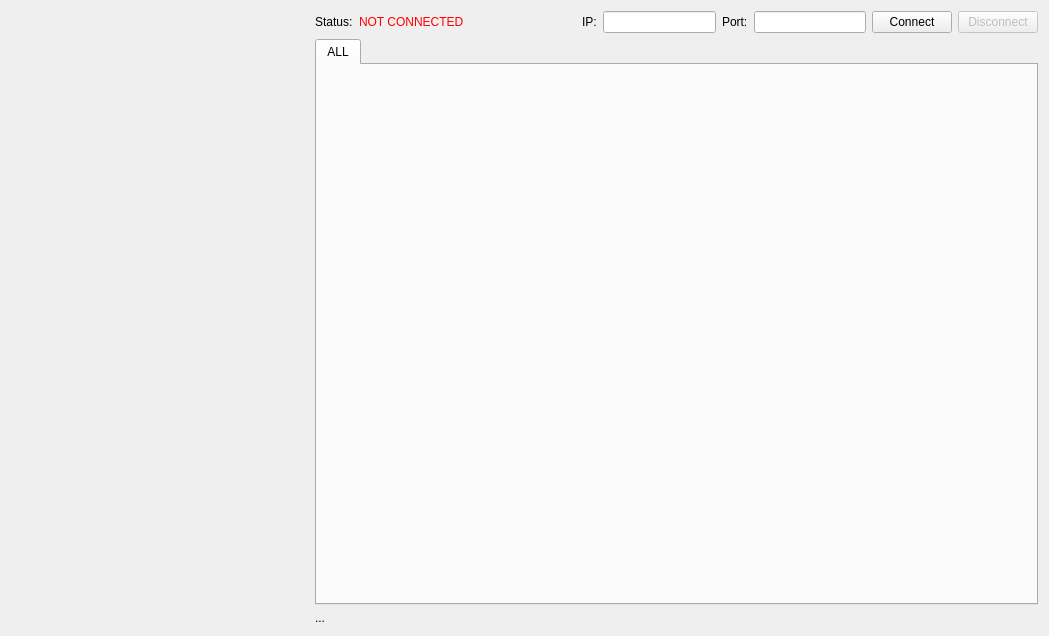
<?xml version="1.0" encoding="UTF-8"?>
<ui version="4.0">
 <class>HVpsuWidget</class>
 <widget class="QWidget" name="HVpsuWidget">
  <property name="geometry">
   <rect>
    <x>0</x>
    <y>0</y>
    <width>1049</width>
    <height>636</height>
   </rect>
  </property>
  <property name="windowTitle">
   <string>Form</string>
  </property>
  <layout class="QHBoxLayout" name="horizontalLayout">
   <item>
    <widget class="QLabel" name="HVGUI">
     <property name="sizePolicy">
      <sizepolicy hsizetype="Fixed" vsizetype="Fixed">
       <horstretch>0</horstretch>
       <verstretch>0</verstretch>
      </sizepolicy>
     </property>
     <property name="minimumSize">
      <size>
       <width>298</width>
       <height>572</height>
      </size>
     </property>
     <property name="maximumSize">
      <size>
       <width>298</width>
       <height>572</height>
      </size>
     </property>
     <property name="text">
      <string/>
     </property>
     <property name="pixmap">
      <pixmap resource="../resources.qrc">:/images/res/hv_gui_pic.png</pixmap>
     </property>
     <property name="scaledContents">
      <bool>true</bool>
     </property>
    </widget>
   </item>
   <item>
    <layout class="QVBoxLayout" name="verticalLayout">
     <item>
      <layout class="QHBoxLayout" name="horizontalLayout_2">
       <item>
        <widget class="QLabel" name="connectionStatusLabel">
         <property name="text">
          <string>Status:</string>
         </property>
        </widget>
       </item>
       <item>
        <widget class="QLabel" name="connectionStatus">
         <property name="palette">
          <palette>
           <active>
            <colorrole role="WindowText">
             <brush brushstyle="SolidPattern">
              <color alpha="255">
               <red>255</red>
               <green>0</green>
               <blue>0</blue>
              </color>
             </brush>
            </colorrole>
           </active>
           <inactive>
            <colorrole role="WindowText">
             <brush brushstyle="SolidPattern">
              <color alpha="255">
               <red>255</red>
               <green>0</green>
               <blue>0</blue>
              </color>
             </brush>
            </colorrole>
           </inactive>
           <disabled>
            <colorrole role="WindowText">
             <brush brushstyle="SolidPattern">
              <color alpha="255">
               <red>159</red>
               <green>158</green>
               <blue>158</blue>
              </color>
             </brush>
            </colorrole>
           </disabled>
          </palette>
         </property>
         <property name="text">
          <string>NOT CONNECTED</string>
         </property>
        </widget>
       </item>
       <item>
        <spacer name="horizontalSpacer">
         <property name="orientation">
          <enum>Qt::Horizontal</enum>
         </property>
         <property name="sizeHint" stdset="0">
          <size>
           <width>40</width>
           <height>20</height>
          </size>
         </property>
        </spacer>
       </item>
       <item>
        <widget class="QLabel" name="connectionIPLabel">
         <property name="text">
          <string>IP:</string>
         </property>
        </widget>
       </item>
       <item>
        <widget class="QLineEdit" name="connectionIP"/>
       </item>
       <item>
        <widget class="QLabel" name="connectionPortLabel">
         <property name="text">
          <string>Port:</string>
         </property>
        </widget>
       </item>
       <item>
        <widget class="QLineEdit" name="connectionPort"/>
       </item>
       <item>
        <widget class="QPushButton" name="connect">
         <property name="text">
          <string>Connect</string>
         </property>
        </widget>
       </item>
       <item>
        <widget class="QPushButton" name="disconnect">
         <property name="enabled">
          <bool>false</bool>
         </property>
         <property name="text">
          <string>Disconnect</string>
         </property>
         <property name="checkable">
          <bool>false</bool>
         </property>
        </widget>
       </item>
      </layout>
     </item>
     <item>
      <widget class="QTabWidget" name="MainTab">
       <property name="currentIndex">
        <number>0</number>
       </property>
       <widget class="QWidget" name="AllSettings">
        <attribute name="title">
         <string>ALL</string>
        </attribute>
       </widget>
      </widget>
     </item>
     <item>
      <widget class="QLabel" name="statusLabel">
       <property name="text">
        <string>...</string>
       </property>
      </widget>
     </item>
    </layout>
   </item>
  </layout>
 </widget>
 <resources>
  <include location="../resources.qrc"/>
 </resources>
 <connections/>
</ui>
